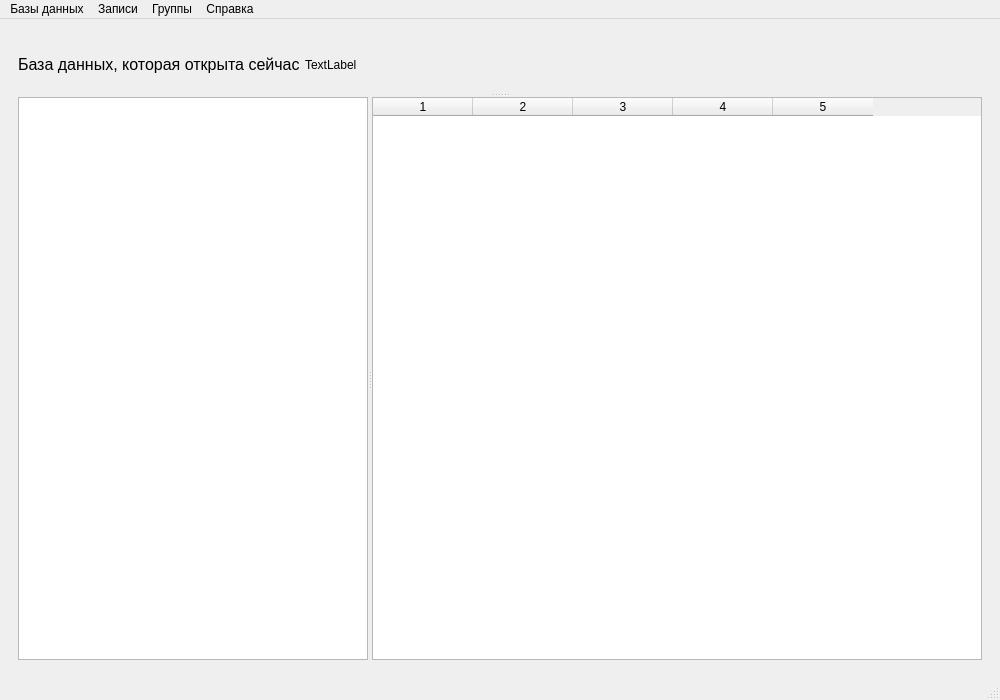
<?xml version="1.0" encoding="UTF-8"?>
<ui version="4.0">
 <class>MainWindow</class>
 <widget class="QMainWindow" name="MainWindow">
  <property name="geometry">
   <rect>
    <x>0</x>
    <y>0</y>
    <width>1000</width>
    <height>700</height>
   </rect>
  </property>
  <property name="windowTitle">
   <string>PasswordManager</string>
  </property>
  <widget class="QWidget" name="centralwidget">
   <layout class="QVBoxLayout" name="verticalLayout_2">
    <item>
     <widget class="QStackedWidget" name="stackedWidget">
      <property name="currentIndex">
       <number>0</number>
      </property>
      <widget class="QWidget" name="pageBaseView">
       <layout class="QVBoxLayout" name="verticalLayout">
        <item>
         <widget class="QSplitter" name="splitter_2">
          <property name="orientation">
           <enum>Qt::Vertical</enum>
          </property>
          <widget class="QWidget" name="layoutWidget">
           <layout class="QHBoxLayout" name="horizontalLayout">
            <item>
             <widget class="QLabel" name="label">
              <property name="maximumSize">
               <size>
                <width>281</width>
                <height>21</height>
               </size>
              </property>
              <property name="text">
               <string>&lt;html&gt;&lt;head/&gt;&lt;body&gt;&lt;p&gt;&lt;span style=&quot; font-size:12pt;&quot;&gt;База данных, которая открыта сейчас:&lt;/span&gt;&lt;/p&gt;&lt;/body&gt;&lt;/html&gt;</string>
              </property>
             </widget>
            </item>
            <item>
             <widget class="QLabel" name="baseName">
              <property name="text">
               <string>TextLabel</string>
              </property>
              <property name="alignment">
               <set>Qt::AlignLeading|Qt::AlignLeft|Qt::AlignVCenter</set>
              </property>
             </widget>
            </item>
           </layout>
          </widget>
          <widget class="QSplitter" name="splitter">
           <property name="orientation">
            <enum>Qt::Horizontal</enum>
           </property>
           <widget class="QListWidget" name="groupListWidget">
            <property name="maximumSize">
             <size>
              <width>350</width>
              <height>16777215</height>
             </size>
            </property>
           </widget>
           <widget class="QTableWidget" name="notesTableWidget">
            <property name="minimumSize">
             <size>
              <width>600</width>
              <height>500</height>
             </size>
            </property>
            <property name="columnCount">
             <number>5</number>
            </property>
            <attribute name="horizontalHeaderCascadingSectionResizes">
             <bool>false</bool>
            </attribute>
            <column/>
            <column/>
            <column/>
            <column/>
            <column/>
           </widget>
          </widget>
         </widget>
        </item>
       </layout>
      </widget>
     </widget>
    </item>
   </layout>
  </widget>
  <widget class="QMenuBar" name="menubar">
   <property name="geometry">
    <rect>
     <x>0</x>
     <y>0</y>
     <width>1000</width>
     <height>21</height>
    </rect>
   </property>
   <widget class="QMenu" name="menuBase">
    <property name="title">
     <string>Базы данных</string>
    </property>
    <addaction name="actionCreateDatabase"/>
    <addaction name="actionChooseUnlockingBase"/>
    <addaction name="separator"/>
    <addaction name="actionLockDatabase_2"/>
    <addaction name="separator"/>
    <addaction name="actionQuit"/>
   </widget>
   <widget class="QMenu" name="menuEntries">
    <property name="title">
     <string>Записи</string>
    </property>
    <addaction name="actionCreateNewNote"/>
    <addaction name="actionChangeNote"/>
    <addaction name="actionDeleteNote"/>
    <addaction name="separator"/>
    <addaction name="actionCopyUserName"/>
    <addaction name="actionCopyPassword"/>
   </widget>
   <widget class="QMenu" name="menu_3">
    <property name="title">
     <string>Группы</string>
    </property>
    <addaction name="actionCreateGroup"/>
    <addaction name="actionChangeGroup"/>
    <addaction name="actionDeleteGroup"/>
    <addaction name="separator"/>
    <addaction name="actionSort"/>
   </widget>
   <widget class="QMenu" name="menu_4">
    <property name="title">
     <string>Справка</string>
    </property>
    <addaction name="actionAboutProgram"/>
   </widget>
   <addaction name="menuBase"/>
   <addaction name="menuEntries"/>
   <addaction name="menu_3"/>
   <addaction name="menu_4"/>
  </widget>
  <widget class="QStatusBar" name="statusbar"/>
  <action name="actionCreateDatabase">
   <property name="text">
    <string>Создать базу данных</string>
   </property>
  </action>
  <action name="actionChooseUnlockingBase">
   <property name="text">
    <string>Открыть базу данных</string>
   </property>
  </action>
  <action name="actionCreateNewNote">
   <property name="text">
    <string>Создать запись</string>
   </property>
  </action>
  <action name="actionChangeNote">
   <property name="text">
    <string>Изменить запись</string>
   </property>
  </action>
  <action name="actionDeleteNote">
   <property name="text">
    <string>Удалить запись</string>
   </property>
  </action>
  <action name="actionCopyUserName">
   <property name="text">
    <string>Скопировать логин</string>
   </property>
  </action>
  <action name="actionCopyPassword">
   <property name="text">
    <string>Скопировать пароль</string>
   </property>
  </action>
  <action name="actionRecentBases">
   <property name="text">
    <string>Недавние базы данных</string>
   </property>
  </action>
  <action name="action_14">
   <property name="text">
    <string>Сохранить базу данных</string>
   </property>
  </action>
  <action name="actionLockDatabase">
   <property name="text">
    <string>Закрыть базу данных</string>
   </property>
  </action>
  <action name="actionLockDatabase_2">
   <property name="text">
    <string>//Заблокировать базу данных//</string>
   </property>
  </action>
  <action name="actionQuit">
   <property name="text">
    <string>Закрыть приложение</string>
   </property>
  </action>
  <action name="actionCreateGroup">
   <property name="text">
    <string>Создать группу</string>
   </property>
  </action>
  <action name="actionChangeGroup">
   <property name="text">
    <string>Изменить группу</string>
   </property>
  </action>
  <action name="actionDeleteGroup">
   <property name="text">
    <string>Удалить группу</string>
   </property>
  </action>
  <action name="actionSort">
   <property name="text">
    <string>Сортировать А-Я</string>
   </property>
  </action>
  <action name="actionAboutProgram">
   <property name="text">
    <string>//О программе//</string>
   </property>
  </action>
 </widget>
 <resources/>
 <connections/>
</ui>
